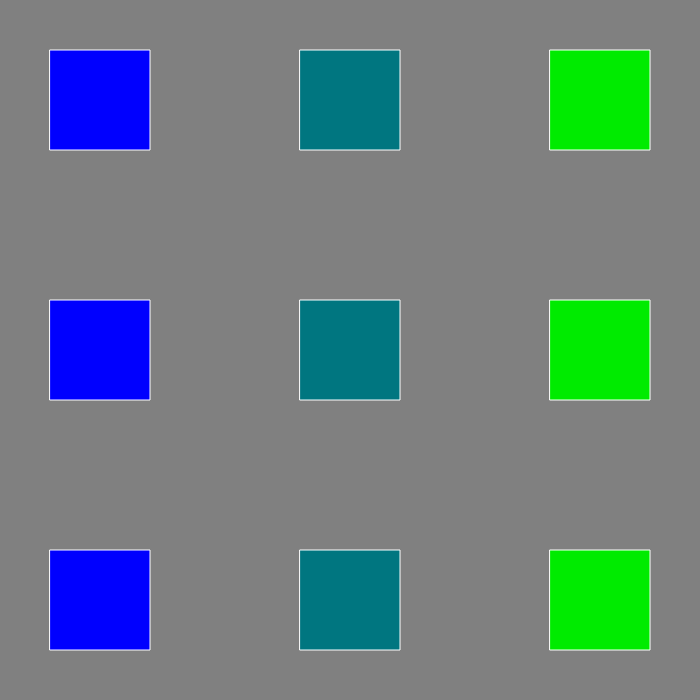
Frame 1 (no input)
Frame 60 (no input): identical to frame 1, image omitted
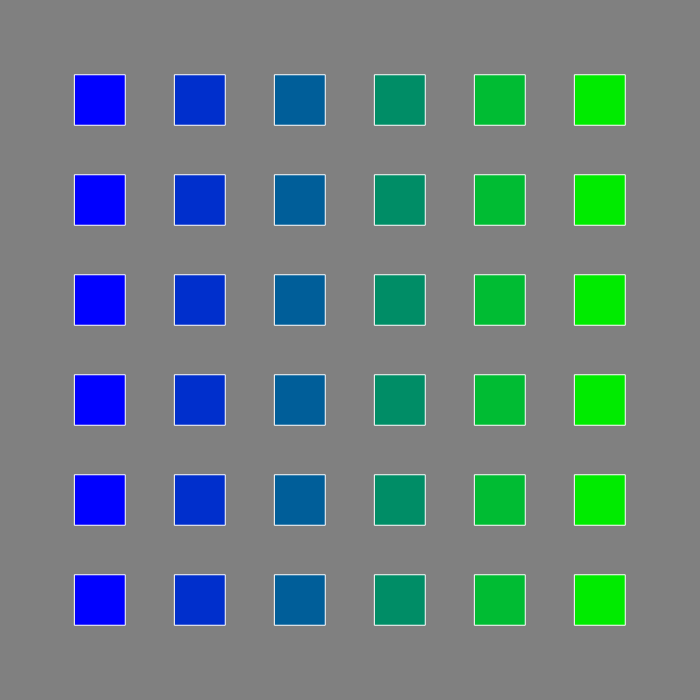
Frame 120 (the mouse pressed at the canvas centre since frame 60)

The p5.js sketch that drew these frames (run headless with seeded random() and noise() and a simulated clock; from frame 60 on, the mouse is pressed at the canvas centre):

// p5.js sketch
// ── sketch.js
var punkteProZeile = 5;
var rand = 100;
var quadratGroesse = 2;
var zaehler = 5;

function setup() {
  createCanvas(700, 700);
  rectMode(CENTER);
  farbe_links = color(0, 0, 255);
  farbe_rechts = color(0, 235, 0);
}

function draw() {
  // print("mouseY = "+ mouseY);
  punkteProZeile = int(map(mouseX, 0, width, 3, 10));
  quadratGroesse = map(mouseY, 0, height, 100, 1);
  background(128);
  stroke(255);
  rectMode(CENTER);
  strokeWeight(1);
  for (var x = 0; x < punkteProZeile; x++) {
    var xPos = map(x, 0, punkteProZeile - 1, rand, width - rand);
    for (var y = 0; y < punkteProZeile; y++) {
      var yPos = map(y, 0, punkteProZeile - 1, rand, height - rand);
      var farbe_mix = lerpColor(farbe_links, farbe_rechts, map(x, 0, punkteProZeile-1, 0.0, 1.0));
      fill(farbe_mix);
      rect(xPos, yPos, quadratGroesse, quadratGroesse);
    }
  }
  zaehler++;
}
